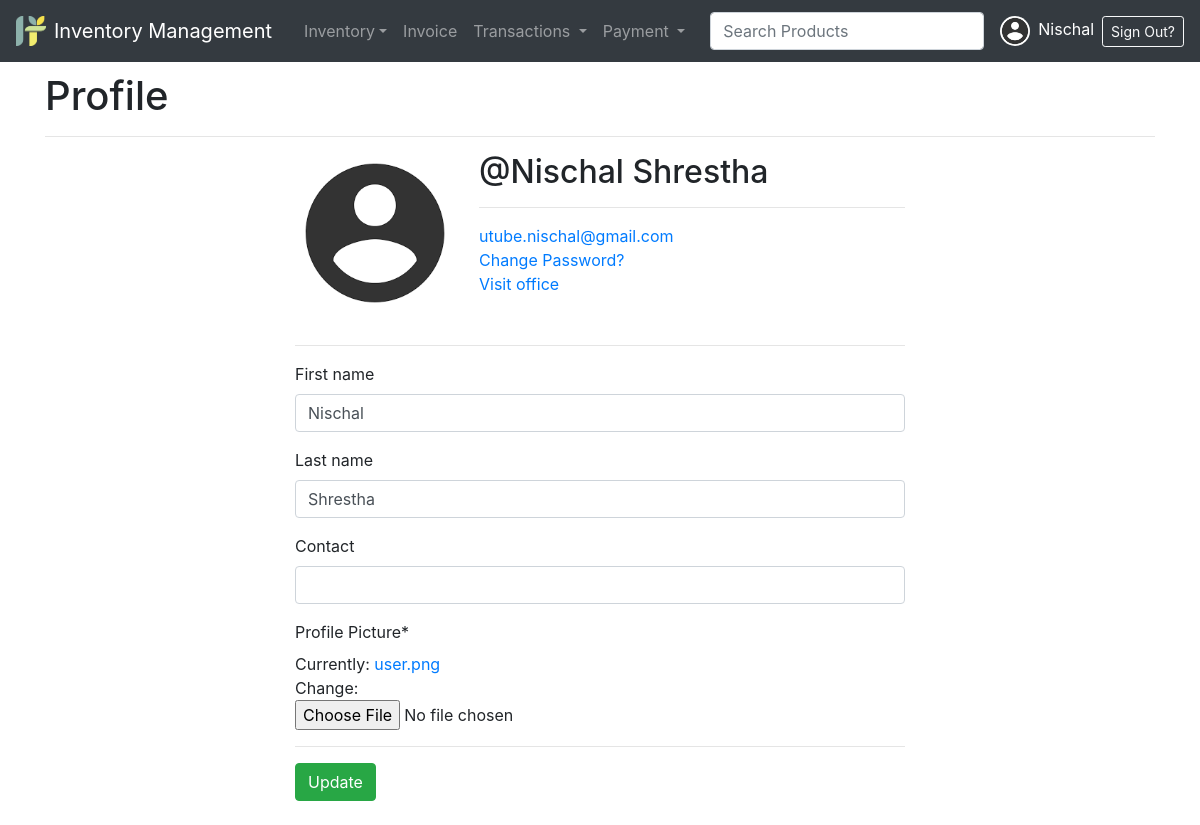
/profile/ (signed in), run on an earlier commit of the app's database.
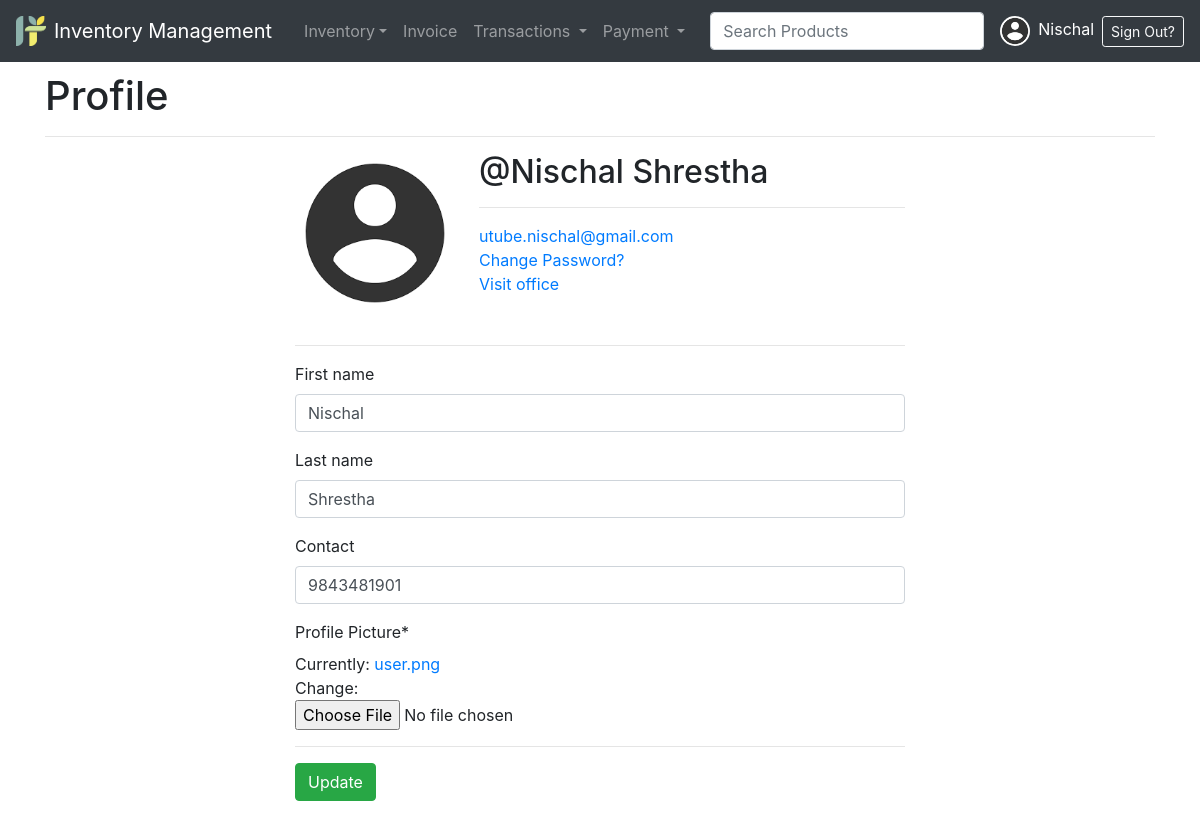
And on a later commit of the database.
### Userprofile/models.py (models this page shows, shortened)
class Profile(models.Model):
    user = models.OneToOneField(User, on_delete=models.CASCADE)
    contact = models.BigIntegerField(blank=True, null=True)
    dp = models.ImageField(default='user.png',upload_to='profile_pics')

### Userprofile/views.py (the view)
# urls.py: path('', views.profile, name='profile')
@login_required
def profile(request):
    if request.method=="POST":
        u_form = UserDetailUpdateForm(request.POST, instance=request.user)
        p_form = ProfileUpdateForm(request.POST, request.FILES, instance=request.user.profile)
        if p_form.is_valid() and u_form.is_valid():
            u_form.save()
            p_form.save()
            messages.success(request, f'Account Updated Successfully!')
            return redirect ('profile')
    else:
        u_form = UserDetailUpdateForm(instance=request.user)
        p_form = ProfileUpdateForm(instance=request.user.profile)
    context={
        'u_form':u_form,
        'p_form':p_form,
        'title':f"{ request.user.first_name }'s Profile",
    }
    return render(request, 'Userprofile/profile.html', context)

### Userprofile/forms.py
class UserDetailUpdateForm(ModelForm):
    class Meta:
        model = User
        fields = [
            'first_name', 'last_name'
        ]

class ProfileUpdateForm(ModelForm):
    class Meta:
        model = Profile
        fields = [
            'contact','dp'
        ]
        labels  = {
        'dp':'Profile Picture',
        }

### Userprofile/templates/Userprofile/profile.html
{% extends 'partial/base.html' %}
{% load crispy_forms_tags %}
{% block content %}
<h1>Profile</h1>
<hr>
<div class="container" style="max-width: 40rem">
    <div class='content-section'>
        <div class="media">
            <a target="_blank" class="mr-4 mb-2" style="width: 10rem;" href='{{ user.profile.dp.url }}'>
                <img class="img-fluid img-profile rounded-circle mx-auto mb-2" src="{{ user.profile.dp.url }}">
            </a>
            <div class="media-body">
                <h2 class="account-heading">@{{ user.first_name }} {{ user.last_name }}</h2><hr>
                <a href="{% url 'account_email' %}" >{{ user.email }}</a><br>
                <a href="{% url 'account_change_password' %}" >Change Password?</a><br>
                {% if user.is_staff %}
                    <a href="{% url 'admin:index' %}" >Visit office</a>
                {% endif %}
            </div>
        </div>
    </div>
    <hr>
    <form method='POST' enctype='multipart/form-data'>
        {{ u_form|crispy }}
        {{ p_form|crispy }}
        {% csrf_token %}<hr>
        <input type='submit' value="Update"class='btn btn-success'>
    </form><br>
</div>
{% endblock content %}

What changed in the data, as far as the page shows it:
changed Profile: contact (not shown) → "9843481901"
